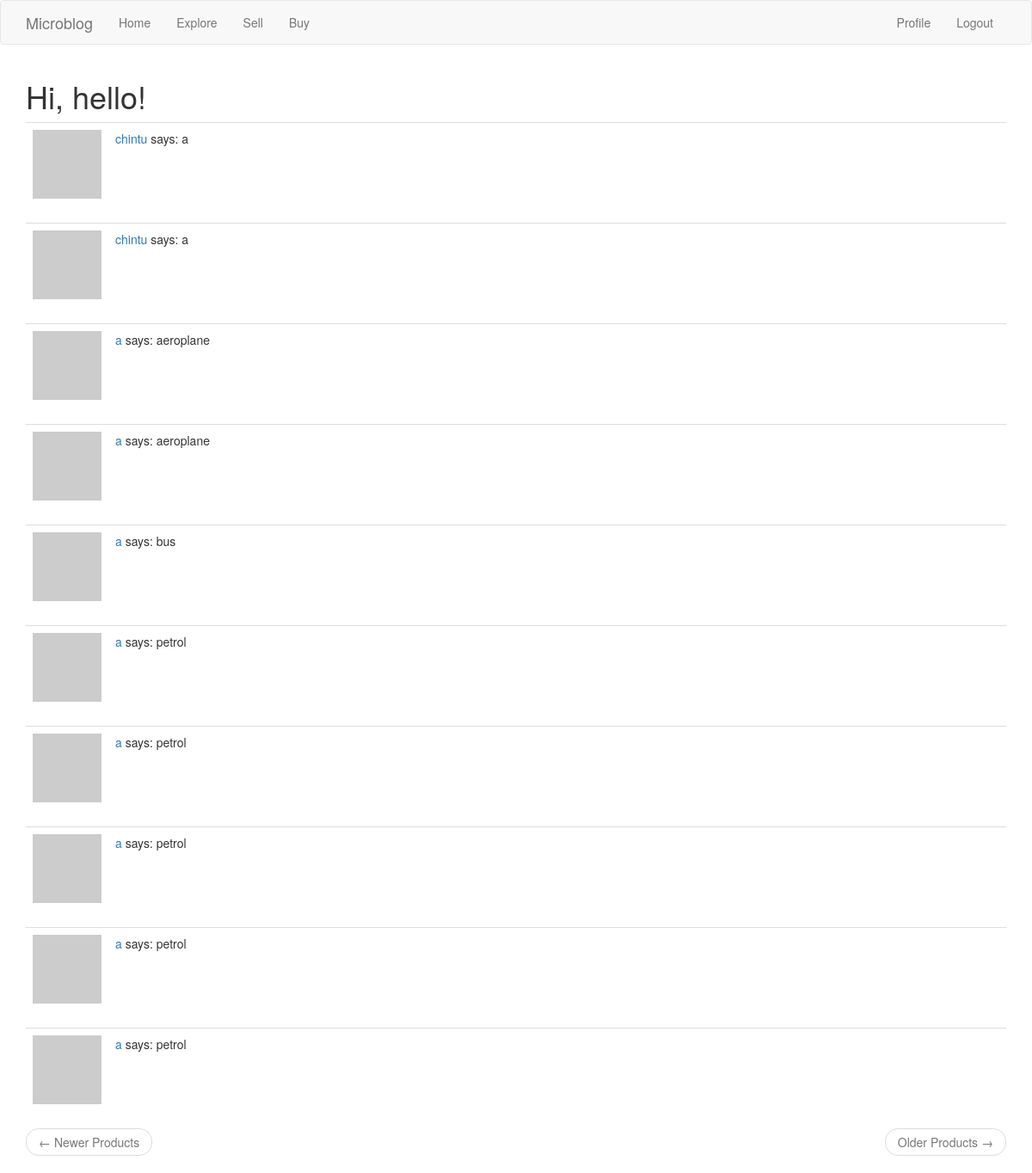
Page /buyproduct (signed in) on the committed database.
### app/models.py (models this page shows, shortened)
class User(UserMixin, db.Model):
    id = db.Column(db.Integer, primary_key=True)
    username = db.Column(db.String(64), index=True, unique=True)
    email = db.Column(db.String(120), index=True, unique=True)
    password_hash = db.Column(db.String(128))
    about_me = db.Column(db.String(140))
    followed = db.relationship(
        'User', secondary=followers,
        primaryjoin=(followers.c.follower_id == id),
        secondaryjoin=(followers.c.followed_id == id),
        backref=db.backref('followers', lazy='dynamic'), lazy='dynamic')
    last_seen = db.Column(db.DateTime, default=datetime.utcnow)
    posts = db.relationship('Post', backref='author', lazy='dynamic')
    products = db.relationship('Product', backref='author', lazy='dynamic')
    def avatar(self, size):
        digest = md5(self.email.lower().encode('utf-8')).hexdigest()
        return 'https://www.gravatar.com/avatar/{}?d=identicon&s={}'.format(
            digest, size)

class Product(db.Model):
    id = db.Column(db.Integer, primary_key=True)
    body = db.Column(db.String(140))
    timestamp = db.Column(db.DateTime, index=True, default=datetime.utcnow)
    user_id = db.Column(db.Integer, db.ForeignKey('user.id'))

### app/routes.py (the view)
@app.route('/buyproduct')
@login_required
def buyproduct():
    page = request.args.get('page', 1, type=int)
    products = Product.query.order_by(Product.timestamp.desc()).paginate(
        page, app.config['PRODUCTS_PER_PAGE'], False)
    next_url = url_for('explore', page=products.next_num) \
        if products.has_next else None
    prev_url = url_for('explore', page=products.prev_num) \
        if products.has_prev else None
    return render_template("buy.html", title='Buy', products=products.items)

### app/models.py (called while the page is built)
@login.user_loader
def load_user(id):
    return User.query.get(int(id))

### app/routes.py (called while the page is built)
@app.before_request
def before_request():
    if current_user.is_authenticated:
        current_user.last_seen = datetime.utcnow()
        db.session.commit()

### app/templates/buy.html (shortened to what this page needs)
{% extends "base.html" %}
{% import 'bootstrap/wtf.html' as wtf %}
{% block app_content %}
    <h1>Hi, {{ current_user.username }}!</h1>
    {% for product in products %}
        {% include '_product.html' %}
    {% endfor %}
    <nav aria-label="...">
        <ul class="pager">
            <li class="previous{% if not prev_url %} disabled{% endif %}">
                <a href="{{ prev_url or '#' }}">
                    <span aria-hidden="true">&larr;</span> Newer Products
                </a>
            </li>
            <li class="next{% if not next_url %} disabled{% endif %}">
                <a href="{{ next_url or '#' }}">
                    Older Products <span aria-hidden="true">&rarr;</span>
                </a>
            </li>
        </ul>
    </nav>
{% endblock %}

### app/templates/_product.html (shortened to what this page needs)
<table class="table table-hover">
        <tr>
            <td width="70px">
                <a href="{{ url_for('user', username=product.author.username) }}">
                    <img src="{{ product.author.avatar(70) }}" />
                </a>
            </td>
            <td>
                <a href="{{ url_for('user', username=product.author.username) }}">
                    {{ product.author.username }}
                </a>
                says:
                {{ product.body }}
            </td>
        </tr>
    </table>

### rows in the picture
User: username "hello"
Product: author.username "chintu", body "a"
Product: author.username "chintu", body "a"
Product: author.username "a", body "aeroplane"
Product: author.username "a", body "aeroplane"
Product: author.username "a", body "bus"
Product: author.username "a", body "petrol"
Product: author.username "a", body "petrol"
Product: author.username "a", body "petrol"
Product: author.username "a", body "petrol"
Product: author.username "a", body "petrol"
